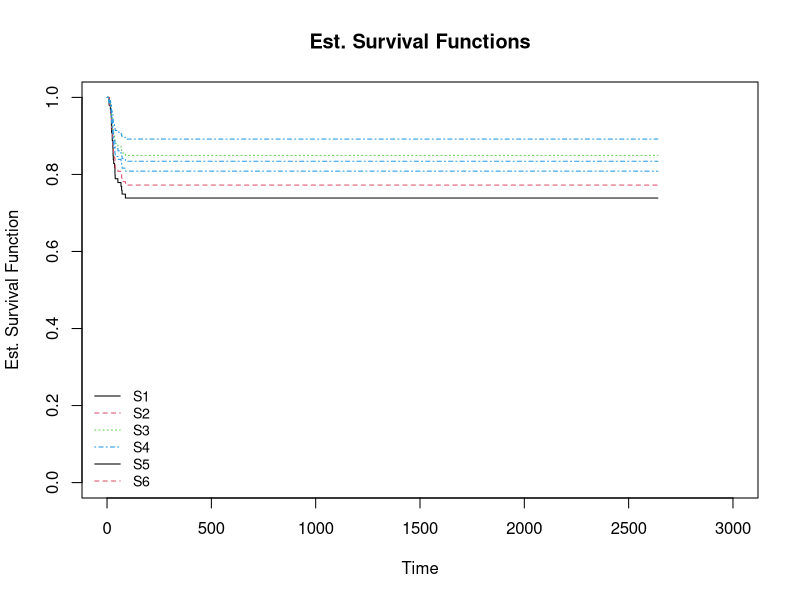

This chart was generated by the following R code:
## ---- chunk 1
knitr::opts_chunk$set(echo = TRUE)
## ---- chunk 2
library(KMsurv)
library(survival)
## ---- chunk 3
data(bnct)
bnct$z1 = ifelse(bnct$trt == 2, 1, 0)
bnct$z2 = ifelse(bnct$trt == 3, 1, 0)
fit.breslow = coxph(Surv(time, death) ~ z1 + z2, data = bnct, ties = "breslow")
fit.breslow
exp(confint(fit.breslow))
## ---- chunk 4
summary(fit.breslow)
## ---- chunk 5
round(cbind(fit.breslow$score, 1 - pchisq(fit.breslow$score, 2)), 4)
## ---- chunk 6
round(cbind(2*(fit.breslow$loglik[2]-fit.breslow$loglik[1]), 
            1-pchisq(2*(fit.breslow$loglik[2]-fit.breslow$loglik[1]), 2)), 4)
## ---- chunk 7
b.null <- c(0, 0)
X2.wald <- t(fit.breslow$coefficients[1:2] - b.null) %*% 
  solve(fit.breslow$var[-4, -4]) %*% 
  (fit.breslow$coefficients[1:2] - b.null)
round(cbind(X2.wald, 1-pchisq(X2.wald, 2)), 4)
## ---- chunk 8
C  <- c(1, -1)
b0 <- c(0, 0)
b  <- fit.breslow$coefficients
V  <- fit.breslow$var
wald = t(C %*% b - C %*% b0) %*% solve(t(C) %*% V %*% C) %*% 
  (C %*% b - C %*% b0)
round(cbind(wald, 1-pchisq(wald, 2)), 4)
## ---- chunk 9
rr = exp(fit.breslow$coef[2]-fit.breslow$coef[1])
var = fit.breslow[["var"]][1,1]+fit.breslow[["var"]][2,2]-2*fit.breslow[["var"]][1,2]

exp(fit.breslow$coef[2]-fit.breslow$coef[1]-1.96*sqrt(var))
exp(fit.breslow$coef[2]-fit.breslow$coef[1]+1.96*sqrt(var))
## ---- chunk 10
fit.breslow1 = coxph(Surv(time, death) ~ z1, data = bnct, ties = "breslow")
summary(fit.breslow1)
fit.breslow2 = coxph(Surv(time, death) ~ z2, data = bnct, ties = "breslow")
summary(fit.breslow2)
## ---- chunk 11
round(cbind(2*(fit.breslow1$loglik[2]-fit.breslow1$loglik[1]), 
            1-pchisq(2*(fit.breslow1$loglik[2]-fit.breslow1$loglik[1]), 1)), 4)
round(cbind(2*(fit.breslow2$loglik[2]-fit.breslow2$loglik[1]), 
            1-pchisq(2*(fit.breslow2$loglik[2]-fit.breslow2$loglik[1]), 1)), 4)
## ---- chunk 12
C  <- c(1)
b0 <- c(0)
b  <- fit.breslow1$coefficients
V  <- fit.breslow1$var
wald = t(C %*% b - C %*% b0) %*% solve(t(C) %*% V %*% C) %*% 
  (C %*% b - C %*% b0)
round(cbind(wald, 1-pchisq(wald, 1)), 4)

C  <- c(1)
b0 <- c(0)
b  <- fit.breslow2$coefficients
V  <- fit.breslow2$var
wald = t(C %*% b - C %*% b0) %*% solve(t(C) %*% V %*% C) %*% 
  (C %*% b - C %*% b0)
round(cbind(wald, 1-pchisq(wald, 1)), 4)
## ---- chunk 13
data(hodg)
hodg$c2 = rep(0,nrow(hodg))
hodg$c3 = rep(0,nrow(hodg))
hodg$c4 = rep(0,nrow(hodg))
hodg$c2[hodg$dtype == 1 & hodg$gtype == 2] = 1
hodg$c3[hodg$dtype == 2 & hodg$gtype == 1] = 1
hodg$c4[hodg$dtype == 2 & hodg$gtype == 2] = 1
## ---- chunk 14
hodg$gtypeb = ifelse(hodg$gtype == 1,0,1)
hodg$dtypeb = ifelse(hodg$dtype == 1,0,1)
hodg$int = hodg$gtypeb* hodg$dtypeb
## ---- chunk 15
fit.hodg = coxph(Surv(time, delta) ~ c2 + c3 + c4, data = hodg, ties = "breslow")
table = summary(fit.hodg)
table = cbind(table[["coefficients"]],table[["coefficients"]][,4]^2)
colnames(table)[6] = 'chisq'
table
## ---- chunk 16
anova(fit.hodg)
## ---- chunk 17
fit.hodgb = coxph(Surv(time, delta) ~ gtypeb + dtypeb + int, data = hodg, ties = "breslow")
summary(fit.hodgb)
table = summary(fit.hodgb)
table = cbind(table[["coefficients"]],table[["coefficients"]][,4]^2)
colnames(table)[6] = 'chisq'
table
anova(fit.hodgb)
## ---- chunk 18
C  <- c(0,0,1)
b0 <- c(0, 0,0)
b  <- fit.hodgb$coefficients
V  <- fit.hodgb$var
wald = t(C %*% b - C %*% b0) %*% solve(t(C) %*% V %*% C) %*% 
  (C %*% b - C %*% b0)
round(cbind(wald, 1-pchisq(wald, 1)), 4)
## ---- chunk 19
summary(fit.hodg)
## ---- chunk 20
C  <- c(0,1,0)
b0 <- c(0, 0,0)
b  <- fit.hodg$coefficients
V  <- fit.hodg$var
wald = t(C %*% b - C %*% b0) %*% solve(t(C) %*% V %*% C) %*% 
  (C %*% b - C %*% b0)
round(cbind(wald, 1-pchisq(wald, 1)), 4)
## ---- chunk 21
C  <- c(1,0,-1)
b0 <- c(0, 0,0)
b  <- fit.hodg$coefficients
V  <- fit.hodg$var
wald = t(C %*% b - C %*% b0) %*% solve(t(C) %*% V %*% C) %*% 
  (C %*% b - C %*% b0)
round(cbind(wald, 1-pchisq(wald, 1)), 4) #1 or 2 df?
## ---- chunk 22
C  <- rbind(c(1,0,0),c(0,1,-1))
b0 <- c(0, 0,0)
b  <- fit.hodg$coefficients
V  <- fit.hodg$var
wald = t(C %*% b - C %*% b0) %*% solve((C) %*% V %*% t(C)) %*% 
  (C %*% b - C %*% b0)
round(cbind(wald, 1-pchisq(wald, 2)), 4)
## ---- chunk 23
data(bmt)
fit.bmt = coxph(Surv(ta, da) ~ z10, data = bmt, ties = "breslow")
summary(fit.bmt)
## ---- chunk 24
(fit.group  <- coxph(Surv(ta, da) ~ factor(group) + z10, data = bmt, ties = 'breslow'))
fit.groupb  <- coxph(Surv(ta, da) ~ factor(group), data = bmt, ties = 'breslow')
## ---- chunk 25
group.coef <- fit.group$coefficients

X2.lrt <- 2 * (fit.group$loglik[2] - fit.groupb$loglik[2])
round(cbind(X2.lrt, 1-pchisq(X2.lrt, 1)), 4)


C  <- c(0,0,1)
b0 <- c(0,0,0)
b  <- group.coef
V  <- fit.group$var
wald = t(C %*% b - C %*% b0) %*% solve(t(C) %*% V %*% (C)) %*% 
  (C %*% b - C %*% b0)
round(cbind(wald, 1-pchisq(wald, 1)), 4)
## ---- chunk 26
fit.bmtI = coxph(Surv(ta, da) ~ z10 + factor(group)+factor(group)*z10, data = bmt, ties = "breslow")
summary(fit.bmtI)

C  <- rbind(c(0,0,0,1,0),c(0,0,0,0,1))
b0 <- c(0,0,0,0,0)
b  <- fit.bmtI$coefficients
V  <- fit.bmtI$var
wald = t(C %*% b - C %*% b0) %*% solve((C) %*% V %*% t(C)) %*% 
  (C %*% b - C %*% b0)
round(cbind(wald, 1-pchisq(wald, 2)), 4)
## ---- chunk 27
fit.bmtd = coxph(Surv(ta, da) ~ z1 + z2+z1*z2+z3+z4+z3*z4+z5+z6+z5*z6+z8+z7+factor(group)+z10, data = bmt, ties = "breslow")
summary(fit.bmtd)
step(fit.bmtd)
## ---- chunk 28
(best.fit = coxph(Surv(ta, da) ~ z1 + z6 + factor(group) + z10, 
    data = bmt, ties = "breslow"))
summary(best.fit)

C  <- c(0,0,0,0,1)
b0 <- c(0,0,0,0,0)
b  <- best.fit$coefficients
V  <- best.fit$var
wald = t(C %*% b - C %*% b0) %*% solve(t(C) %*% V %*% (C)) %*% 
  (C %*% b - C %*% b0)
round(cbind(wald, 1-pchisq(wald, 1)), 4)
## ---- chunk 29
fit.group  <- coxph(Surv(ta, da) ~ factor(group) + z10, data = bmt, ties = 'breslow')

b.haz <- basehaz(fit.group, centered = F)
t     <- b.haz[ ,2]
S.est <- cbind(exp(-b.haz[,1]), t)
b.est <- fit.group$coefficients

S1 <- S.est[,1]^(exp(t(b.est) %*% c(0, 0, 0)))
S2 <- S.est[,1]^(exp(t(b.est) %*% c(1, 0, 0)))
S3 <- S.est[,1]^(exp(t(b.est) %*% c(0, 1, 0)))
S4 <- S.est[,1]^(exp(t(b.est)%*% c(0, 0, 1)))
S5 <- S.est[,1]^(exp(t(b.est)%*% c(1, 0, 1)))
S6 <- S.est[,1]^(exp(t(b.est)%*% c(0, 1, 1)))

plot(S1 ~ t, type = 's', xlim = c(0, 3000), ylim = c(0, 1),
     main = 'Est. Survival Functions',
     ylab = 'Est. Survival Function', xlab = 'Time')
lines(S2 ~ t, type = 's', lty = 2, col = 2)
lines(S3 ~ t, type = 's', lty = 3, col = 3)
lines(S4 ~ t, type = 's', lty = 4, col = 4)
lines(S5 ~ t, type = 's', lty = 4, col = 4)
lines(S6 ~ t, type = 's', lty = 4, col = 4)
legend('bottomleft', 
       c('S1', 'S2', 'S3', 'S4','S5','S6'), 
       col = 1:4, lty = 1:4, bty = 'n', cex = .85)
## ---- chunk 30
fit.s1 <- survfit(fit.group, newdata = data.frame(group = 3, z10 = 0), 
                  se.fit = TRUE, conf.int = .95, conf.type = 'log-log')

summary(fit.s1)

fit.s2 <- survfit(fit.group, newdata = data.frame(group = 3, z10 = 1), 
                  se.fit = TRUE, conf.int = .95, conf.type = 'log-log')

summary(fit.s2)
